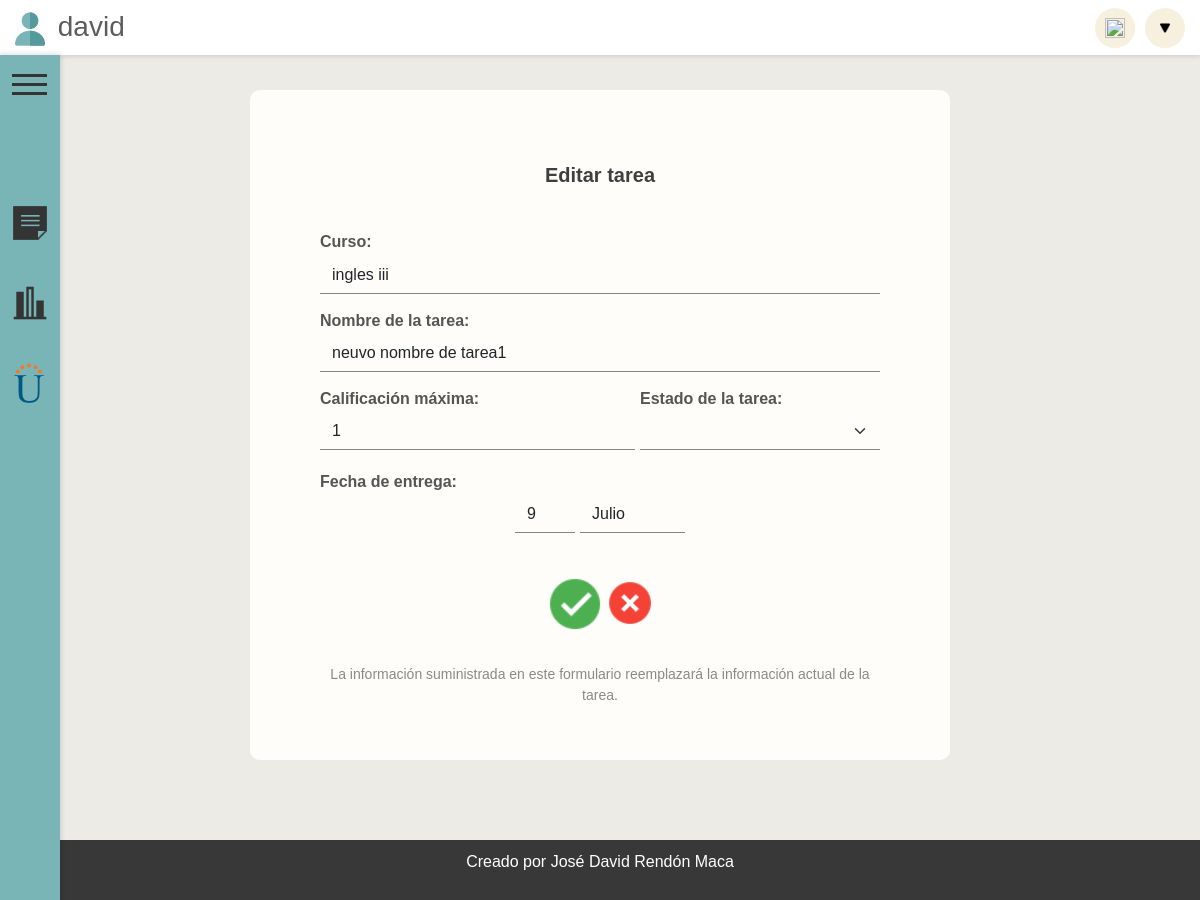
Page /editarTarea/45/ (signed in) on the committed database.
### index/models.py (models this page shows)
class CursosYTareas(models.Model):
    curso = models.CharField(max_length=100)
    tarea = models.CharField(max_length=100)
    valor = models.IntegerField()
    estado = models.CharField(max_length=100)
    entrega = models.DateField(default=django.utils.timezone.now)
    usuario = models.CharField(default='usuario', max_length=100)
    anotacion = models.TextField(default="", max_length=10000)
    calificado = models.BooleanField(default=False)
    calificacion = models.IntegerField(default=0)

### index/views.py (the view)
# urls.py: path('editarTarea/<id>/', editarTarea, name="editarTarea"),
@login_required
def editarTarea(request, id):
    usuario = request.user.username
    formInfo = CursosYTareas.objects.get(pk = id)
    if usuario == formInfo.usuario:
        data={
            'form':formAgregarCurso(instance=formInfo),
            'cursosVerificados': EstadoDelCurso.objects.filter(verificacion='verificado'),
            'id':id
        }
        return render(request, 'index/editarTarea.html', data)
    else:
        return HttpResponse("Error")

### index/forms.py
class formAgregarCurso(forms.ModelForm):
    class Meta:
        model = CursosYTareas
        fields=['curso', 'tarea', 'valor', 'estado', 'entrega', 'anotacion']
        widgets = {
            'entrega':forms.SelectDateWidget(),
        }
    def __init__(self, *args, **kwargs):
        super(self.__class__, self).__init__(*args, **kwargs)
        self.fields['anotacion'].required = False

### index/templates/index/editarTarea.html (shortened to what this page needs)
{% extends 'index/base.html' %}
{% block content %}
{% load static %}
{% load widget_tweaks %}
<link rel="stylesheet" href="{% static 'css/NuevoCurso.css' %}">
<div class="contenedor-cursos" style="margin-top:60px; color: #525252;" id="agregarNuevoCursos">
    <div style="width:100%; text-align: center; color: #3f3f3f;">
        <p style="font-size:20px ; margin-bottom: 40px;"><strong>Editar tarea</strong></p>
    </div>
    <form action="/actualizarCurso/" method="POST">
        <div style="display:flex; flex-direction: column;">
            <div>
                <div style="height: 1px;">
                    <p style="font-weight: bold ;margin-bottom: 0px; color: rgb(85, 85, 85);"> Curso:</p>
                </div>
                {% render_field form.curso list="cursos" class="form-control campo"%}
            </div>
            <div>
                <p style="font-weight: bold ;margin-bottom: 0px; color: rgb(85, 85, 85);"> Nombre de la tarea:</p>
                {% render_field form.tarea class="form-control campo"%}
            </div>
            <div class="contenedor-calificacion-estado-fecha">
                <div class="campo-cef">
                    <p style="font-weight: bold ;margin-bottom: 0px; color: rgb(85, 85, 85);"> Calificación máxima:</p>
                    {% render_field form.valor class="form-control campo"%}
                </div>
                <div class="campo-cef-E">
                    <p style="font-weight: bold ;margin-bottom: 0px; color: rgb(85, 85, 85);"> Estado de la tarea:</p>
                    <select class="form-select campo" for=" {{ form.estado }}  ">
                        <option selected disabled style="font-size: 0px; display:none;"></option>
                        <option value="espera">No comenzada</option>
                    </select>
                </div>
                <div class="campo-cef">
                    <p style="font-weight: bold ;margin-bottom: 0px; color: rgb(85, 85, 85);"> Fecha de entrega:</p>
                    <div style="display: flex; flex-direction: row; justify-content: center; width: 100%;">
                        {% render_field form.entrega class="form-control datepicker campo fecha"%}
                    </div>
                </div>
            </div>
            <div style="display: flex; flex-direction: row; justify-content: center; align-items: center;">
                <button type="submit" style="border: none; background-color: rgba(0, 0, 0, 0);"><img style="width:60px; height: 60px;" src="{% static 'icons/icon-ok.png' %}" alt=""></button>
                <div style=" display: flex; justify-content: center;"><a style="text-align: center; margin-top: 10px;" href="{% url 'inicio' %}"><p><img style="width:50px; height: 50px; margin-top:5px;" src="{% static 'icons/icon-cancel.png' %}" alt=""></p></a></div>
            </div>
        </div>
    </form>
    <div style="text-align: center; color: #8a8a8a; margin-top: 20px; font-size:14px ;">
        <p>
            La información suministrada en este formulario reemplazará la información actual de la tarea.
        </p>
    </div>
</div>
{% endblock content %}

### index/templates/index/base.html (shortened to what this page needs)
{% load static %}
{% load templates %}
<!DOCTYPE html>
<html lang="en">
    <head>
        <link rel="stylesheet" href="{% static 'css/base.css' %}">
        <link href="https://cdn.jsdelivr.net/npm/bootstrap@5.2.0-beta1/dist/css/bootstrap.min.css" rel="stylesheet">
    </head>
    <body onload="ButtonsLoaded()">
    <header id="aber">
        <div class="menu" style="position: fixed;">
            <label for="checkbox_toggle" class="button-menu" style="margin-left: 12px; margin-top: 40px; position: fixed; z-index: 100;">
                <span></span>
                <span></span>
                <span></span>
            </label>
            <div id="barra-lateral" >
                <a href="{% url 'inicio' %}" style="text-decoration: none;">
                    <div class="contenedor-barra" title="Tareas">
                        <div class="item-imagen">
                            <img src="{% static 'icons/icon-nota.png' %}" alt="" >
                        </div>
                    </div>
                </a>
                <a href="{% url 'dashboard' %}" style="text-decoration: none;">
                    <div class="contenedor-barra" title="Dashboard">
                        <div class="item-imagen">
                            <img src="{% static 'icons/icon-dashboard.png' %}" alt="">
                        </div>
                    </div>
                </a>
                <a href="https://campus0c.unad.edu.co/campus"target="_blank" style="text-decoration: none;">
                    <div class="contenedor-barra" title="Campus UNAD">
                        <div class="item-imagen">
                            <img src="{% static 'icons/icon-unad.png' %}">
                        </div>
                    </div>
                </a>
           </div>
        </div>
        <div style="display:flex; flex-direction: row; align-items: center; font-size: 28px; margin-left: 10px;">
            <div style="color: rgb(92, 92, 92);">
                <img style="width: 40px;" src="{% static 'icons/icon-user.png' %}" alt="">
                {{user}}
            </div>
        </div>
        <div class="contenedor-botones-header">
            <div class="boton-notificaciones" id="dropdownMenuMensaje">
                <div class="dropdownMenu" onclick="expandirContenedorMensajes()"><img src="{% static 'icons/icon-notificacion.png' %}" alt=""></div>
            </div>
            <div class="dropdown noclic " id="menu-usuario">
                <a href="#" class=" dropdownMenu " id="dropdownMenuLink" data-bs-toggle="dropdown"><img src="{% static 'icons/icon-dropdown.png' %}" alt=""></a>
            </div>
        </div>
    </header>
    <div style="display:flex; justify-content: center; padding-top: 90px; min-height: 100vh;">
        <div class="contenido container-sm" style=" margin-bottom: 40px;">
            {% block content %}
            {% endblock %}
        </div>
    </div>
    <footer>
        <p>Creado por José David Rendón Maca</p>
    </footer>
</body>
</html>

### TareasUnivProyecto/static/css/base.css (style rules this page uses)
* { margin: 0px; padding: 0px; font-family: Arial, Helvetica, sans-serif; }
html { min-height: 100%; }
header { background-color: #ffffff; height: 55px; display: flex; align-items: center; justify-content: space-between; margin-bottom: 40px; box-shadow: 0px 0px 5px 1px rgba(0, 0, 0, 0.137); position: fixed; z-index: 100; width: 100%; }
body { background-color: #ecebe6 !important; min-height: 100%; }
.dropdownMenu { display: flex; justify-content: center; align-items: center; background-color: #F8F0DF !important; border: none; border-radius: 50%; width: 40px; height: 40px; cursor: pointer; user-select: none; }
#dropdownMenuLink img { width: 10px; }
.dropdown { right: 15px; }
#barra-lateral { top: 55px; position: fixed; height: 100%; width: 60px; background-color: #79b4b7; transition: 0.5s; display: flex; flex-direction: column; padding-top: 16vh; box-shadow: 0px 0px 5px 1px rgba(0, 0, 0, 0.137); z-index: 99; }
.item-imagen img { width: 40px; margin-left: 10px; transition: 0.3s; }
.item-imagen { position: absolute; }
.contenedor-barra { height: 80px; display: flex; flex-direction: row; align-items: center; }
.contenido { max-width: 1000px; background-color: #fffdf9; border-radius: 10px; display: flex; justify-content: center; margin-left: 80px !important; margin-right: 80px !important; animation-name: iniciar; animation-duration: 0.5s; }
.menu label span { height: 3px; width: 100%; background: #353434; display: inline-block; transition: all 0.5s cubic-bezier(.62,.43,.35,1.47); }
.menu label { width: 35px; height: 35px; cursor: pointer; transition: all 0.2s ease-in; margin-top: 8px; line-height: 8px; text-align: left; z-index: 201; }
footer { display: flex; width: 100%; z-index: 100; background-color: #383838; height: 60px; color: white; margin-top: 40px !important; bottom: 0px; justify-content: center; align-items: center; }
.contenedor-botones-header { display: flex; flex-direction: row; align-items: center; gap: 25px; }
.noclic { pointer-events: none; }
.clicable { pointer-events: all !important; }
#dropdownMenuMensaje img { width: 20px; height: 20px; }

### TareasUnivProyecto/static/css/NuevoCurso.css (style rules this page uses)
.contenedor-cursos { background-color: rgba(245, 245, 245, 0); width: 600px; height: 100%; padding: 10px 20px; border-radius: 20px; }
.campo { margin-top: 2px; border: none; background-color: rgba(0, 0, 0, 0); border-bottom: 1px solid black; border-radius: 0px; margin-bottom: 15px; border-color: rgb(134, 134, 134); }
.fecha { max-width: 105px; margin-bottom: 30px; }
#id_entrega_day { margin-right: 5px; width: 60px; }
.contenido { max-width: 700px; }
header { z-index: 90; }
.contenedor-calificacion-estado-fecha { display: flex; flex-direction: row; flex-wrap: wrap; flex-grow: inherit; width: 100%; gap: 5px; }
.campo-cef-E { flex-grow: 1; }
.campo-cef { flex-grow: 1; }

### rows in the picture
CursosYTareas: curso "ingles iii", tarea "neuvo nombre de tarea1", valor "1"

### other values in the picture
{{ user }} "david"
